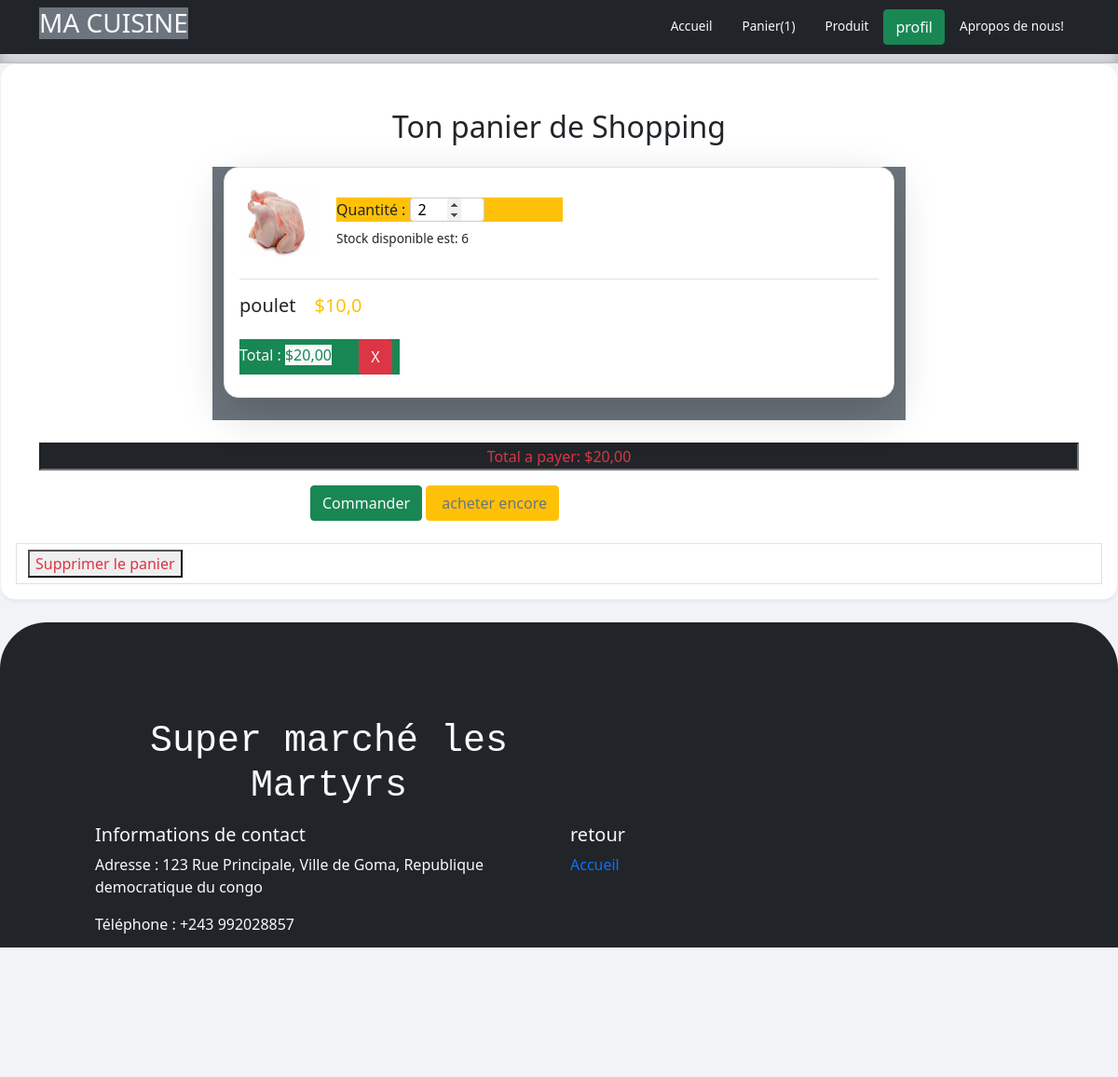
/cart/ (signed in), run on the app's committed database.
### store/models.py (models this page shows, shortened)
class CustomUser(AbstractUser):
    is_livreur = models.BooleanField(default=False)  # Pour identifier si l'utilisateur est un livreur

class Cart(models.Model):
    user=models.OneToOneField(settings.AUTH_USER_MODEL, on_delete=models.CASCADE)
    orders = models.ManyToManyField(Order)

class Order(models.Model):
    user=models.ForeignKey(settings.AUTH_USER_MODEL, on_delete=models.CASCADE)
    product = models.ForeignKey(Product, on_delete=models.CASCADE)
    quantity = models.IntegerField(default=1)
    ordered=models.BooleanField(default=False)
    ordered_date = models.DateTimeField(blank=True, null=True)
    class Meta:
        ordering = ['-ordered_date']

class Product(models.Model):
    name = models.CharField(max_length=128)
    slug = models.SlugField(max_length=128)
    price = models.FloatField(default=0.0)
    stock = models.IntegerField(default=0)
    description = models.TextField(blank=True)
    photos = models.ImageField(upload_to="produits", blank=True , null=True)
    category = models.ManyToManyField(Category)

### store/views.py (the view, shortened to what this page needs)
# urls.py: path('cart/', cart,name="cart"),
def cart(request):
    cart=get_object_or_404(Cart, user=request.user)
    return render(request, 'store/cart.html', context={"orders": cart.orders.all})

### store/templatetags/custom_filters.py (called while the page is built)
@register.filter
def calculate_cart_total(orders):
    total = 0
    for order in orders:
        total += order.product.price*order.quantity
    return total

@register.filter
def multiply(value,arg):
    try:
        return float(value) * float(arg)
    except(ValueError, TypeError):
        return''

### store/templates/store/cart.html (shortened to what this page needs)
{% extends 'base.html' %}
{% load custom_filters %}
{% block content %}
<div class="container">
    <h2 class="mb-4 text-center">Ton panier de Shopping</h2>
    {% for order in orders %}
    <div class="row justify-content-center align-items-center ">
        <div class="col-md-8 bg-secondary">
            <div class="card border shadow-lg">
                <div class="card-body">
                    <div class="d-flex align-items-start border-bottom pb-3">
                        <div class="me-4">
                            <img src="{{ order.product.photos.url }}" alt="{{ order.product.name }}" class="avatar-lg rounded">
                        </div>
                        <div class="flex-grow-1 align-self-center overflow-hidden">
                            <div>
                                <div class="col-md-5">
                                    <div class="mt-3">
                                        <p class="text-black bg-warning mb-2 ">Quantité :
                                            <span>
                                                <input type="number" class="quantity-input" name="quantity" min="1" max="{{ order.product.stock }}" value="{{ order.quantity }}" data-order-id="{{ order.id }}" oninput="updateQuantity(this)" >
                                            </span>
                                        </p>
                                        <p class="text-small alert-dismissible">Stock disponible est: {{ order.product.stock }}</p>
                                    </div>
                                </div>
                            </div>
                        </div>
                    </div>
                    <div>
                            <div class="col-md-3 ">
                                <div class="mt-3 d-flex">
                                    <h5 class="text-truncate"><a href="#" class="text-dark">{{ order.product.name }}</a></h5>
                                    <h5 class="text-warning" style="margin-left: 20px;">${{ order.product.price }}</h5>
                                </div>
                            </div>
                            <div class="col-md-3">
                                <div class="mt-3">
                                    <p class="text-light bg-success mb-2 ">Total : <span class="bg-light text-success">${{ order.product.price|multiply:order.quantity|floatformat:2 }}</span>
                                        <span>
                                            <del>
                                                <a href="{% url 'delete_one_cart' order.id %}" class="btn btn-danger text-light" style="margin-left: 25px;">X</a>
                                            </del>
                                        </span>
                                    </p>
                                </div>
                            </div>
                        </div>
                    </div>
                </div>
            </div>
        </div>
    {% endfor %}
    <div class="row my-4 justify-content-center align-items-center">
        <input type="text" class="bg-dark text-danger text-center" value="Total a payer: ${{ orders|calculate_cart_total|floatformat:2 }}" readonly>
        <div class="col-sm-6">
            {% if user.cart %}
                <a href="{% url 'create_commande' %}"><button class="btn btn-success text-light">Commander</button>
                </a>
            {% endif %}
            <a href="{% url 'index' %}" class="btn btn-link text-muted btn btn-warning">
                 acheter encore </a>
        </div>
    </div>
    </div>
    <a href="{% url 'delete-cart' %}" class="text-danger page-link"><button class="text-danger">Supprimer le panier</button></a>
{% endblock content %}

### templates/base.html (shortened to what this page needs)
{% load static %}
<!DOCTYPE html>
<html>
    <head>
        <link rel="stylesheet" href="{% static 'bootstrap/css/bootstrap.min.css' %}" >
        <link rel="stylesheet" href="{% static 'bootstrap/css/headers.CSS' %}" >
    </head>
    <body>
        <header>
            <div class="px-3 py-2 bg-dark text-white fixed-top">
            <div class="container">
                <div class="d-flex flex-wrap align-items-center justify-content-center justify-content-lg-start">
                <a href="/" class="d-flex align-items-center my-2 my-lg-0 me-lg-auto text-white text-decoration-none">
                    <h3 class="text-break text-light bg-secondary">MA CUISINE</h3>
                </a>
                <ul class="nav col-12 col-lg-auto my-2 my-md-0 text-small">
                    <li>
                    <a href="{% url 'index' %}" class="nav-link text-light">
                        Accueil
                    </a>
                    </li>
                    <li>
                        {% if user.cart %}
                            <a href="{% url 'cart' %}" class="nav-link text-light">
                                Panier({{user.cart.orders.count}})
                            </a>
                        {% endif %}
                    </li>
                    <li>
                        <a href="#produit" class="nav-link text-light">
                            Produit
                        </a>
                    </li>
                    {% if  user.is_authenticated %}
                        <li>
                             <button type="button" class="btn btn-success text-light" data-bs-toggle="popover" data-bs-html="true" title="Information sur compte"
                                data-bs-content='<p> Nom : {{ user.username }} </p> <p> Postnom : {{ user.last_name }} </p> <p> Email : {{ user.email }} </p>
                                {% if user.is_authenticated and not user.is_livreur %}
                                    <a href="{% url 'client_update' %}">Modifier Informations</a><br>
                                    <a href="{% url 'change_password' %}">Changer le mot de passe</a><br>
                                {% endif %}
                                {% if user.is_authenticated %}
                                    <a class="page-link bg-danger text-dark" href="{% url 'logout' %}">Déconnexion</a>
                                {% endif %}'> profil
                            </button>
                        </li>
                    {% endif %}
                    <li>
                        <a href="#contact " class="nav-link text-light">
                            Apropos de nous!
                        </a>
                    </li>
                </ul>
                </div>
            </div>
            </div>
        </header>
        <div class="contanier">
            <div class="row">
                <div class="col">
                    <div class="card">
                        <div class="card-body">
                        </div>
                        <div class="card-body">
                            {% block content %}
                            {% endblock content %}
                        </div>
                    </div>
                </div>
            </div>
        </div>
        <footer class="bg-dark text-light py-5" style="border-radius: 50px;">
            <div class="container">
                <div class="row m-5 ">
                    <div class="col-md-6 m-lg-2 text-center font-monospace ">
                        <h1>Super marché les Martyrs</h1>
                    </div>
                    <div class="col-md-6" id="contact">
                        <h5>Informations de contact</h5>
                        <p>Adresse : 123 Rue Principale, Ville de Goma, Republique democratique du congo</p>
                        <p>Téléphone : +243 992028857</p>
                        <p>Email : unimrdcrectorat@gmail.com</p>
                    </div>
                    <div class="col-md-6">
                        <h5>retour</h5>
                        <ul class="list-unstyled">
                            <li><a href="{% url 'index' %}">Accueil</a></li>
                        </ul>
                    </div>
                </div>
            </div>
        </footer>
    </body>
</html>

### store/templates/store/cart.html (style rules this page uses)
body { margin-top:20px; background-color: #f1f3f7; }
.avatar-lg { height: 5rem; width: 5rem; }
.text-truncate { overflow: hidden; text-overflow: ellipsis; white-space: nowrap; }
a { text-decoration: none!important; }
.card { margin-bottom: 24px; -webkit-box-shadow: 0 2px 3px #e4e8f0; box-shadow: 0 2px 3px #e4e8f0; }
.card { position: relative; display: -webkit-box; display: -ms-flexbox; display: flex; -webkit-box-orient: vertical; -webkit-box-direction: normal; -ms-flex-direction: column; flex-direction: column; min-width: 0; word-wrap: break-word; background-color: #fff; background-clip: border-box; border: 1px solid #eff0f2; border-radius: 1rem; }
.quantity-input { -moz-appearance: textfield; -webkit-appearance: none; appearance: none; position: relative; padding: 0 1.5em 0 0.5em; border: 1px solid #ccc; border-radius: 4px; width: 80px; }
.quantity-input::placeholder { color: #999; }

### data on the page
CustomUser: cart.orders.count "1"
Order: product.photos (picture), quantity "2", product.stock "6", product.name "poulet", product.price "10,0", product.price|multiply "20,00", product+quantity "Total a payer: $20,00"
